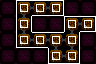

Rendered tile map (Tiled .tmx) drawn with the repository's tilesets; below, a short description and the full map source, tile grids included:
An orthogonal 6x4 tile map with 16x16 px tiles, 3 tile layers (Maze Shape, Room Properties, Minimap).

<map version="1.10" tiledversion="1.11.0" orientation="orthogonal" renderorder="right-down" width="6" height="4" tilewidth="16" tileheight="16" infinite="0" nextlayerid="4" nextobjectid="1">
 <tileset firstgid="1" source="../LayoutTiles.tsx" />
 <layer id="1" name="Maze Shape" width="6" height="4">
  <data encoding="csv">
1,35,19,20,1,1,
1,34,1,1,35,20,
1,51,19,33,4,1,
1,1,1,51,52,1
</data>
 </layer>
 <layer id="2" name="Room Properties" width="6" height="4">
  <data encoding="csv">
5,37,37,37,5,5,
5,37,5,5,37,37,
5,37,37,37,37,5,
5,5,5,37,37,5
</data>
 </layer>
 <layer id="3" name="Minimap" width="6" height="4">
  <data encoding="csv">
0,13,13,13,0,0,
0,13,0,0,13,13,
0,13,13,13,13,0,
0,0,0,13,13,0
</data>
 </layer>
</map>
